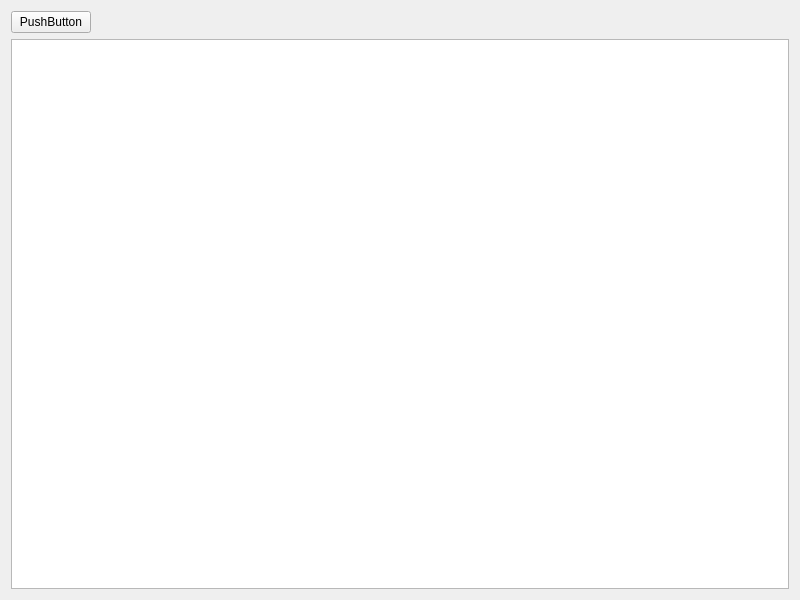
<?xml version="1.0" encoding="UTF-8"?>
<ui version="4.0">
 <class>Widget</class>
 <widget class="QWidget" name="Widget">
  <property name="geometry">
   <rect>
    <x>0</x>
    <y>0</y>
    <width>800</width>
    <height>600</height>
   </rect>
  </property>
  <property name="windowTitle">
   <string>Widget</string>
  </property>
  <layout class="QGridLayout" name="gridLayout">
   <item row="0" column="0">
    <widget class="QPushButton" name="pushButton">
     <property name="text">
      <string>PushButton</string>
     </property>
    </widget>
   </item>
   <item row="0" column="1">
    <spacer name="horizontalSpacer">
     <property name="orientation">
      <enum>Qt::Horizontal</enum>
     </property>
     <property name="sizeHint" stdset="0">
      <size>
       <width>40</width>
       <height>20</height>
      </size>
     </property>
    </spacer>
   </item>
   <item row="1" column="0" colspan="2">
    <widget class="QTextEdit" name="textEdit"/>
   </item>
  </layout>
 </widget>
 <resources/>
 <connections/>
</ui>
